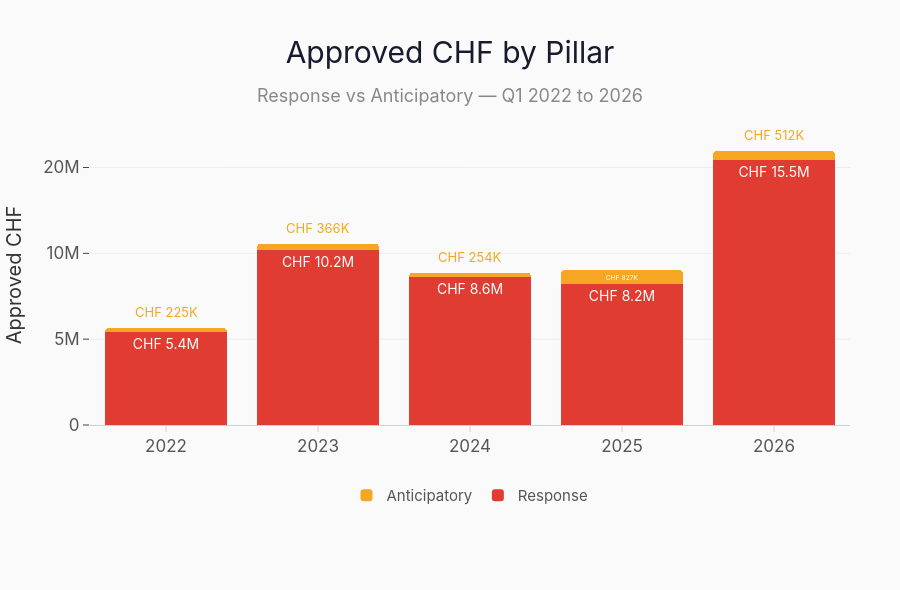

The notebook cell this image was saved under:
### Markdown cell above
## Figure C1 & C2: Pillar Growth Over Time

Split into two standalone figures so titles never overlap legends:
- **C1** — Approved CHF stacked bars by pillar, Q1 2022–2026
- **C2** — Operation count lines by pillar, Q1 2022–2026

### Code cell
# Figure C1: Approved CHF by Pillar
pillar_data = (
    q1_history
    .groupby(['approval_year', 'pillar'], as_index=False)
    .agg(total_chf=('total_approved_chf', 'sum'), ops=('appeal_id', 'nunique'))
)
pillar_data['approval_year'] = pillar_data['approval_year'].astype(int)

PILLAR_COLORS = {'Response': IFRC_RED, 'Anticipatory': AMBER}
year_totals = pillar_data.groupby('approval_year')['total_chf'].sum()

fig_c1 = go.Figure()
for pillar, color in [('Response', IFRC_RED), ('Anticipatory', AMBER)]:
    subset = pillar_data[pillar_data['pillar'] == pillar].sort_values('approval_year')
    text_pos = []
    for _, row in subset.iterrows():
        year_total = year_totals.get(row['approval_year'], 1)
        share = row['total_chf'] / year_total if year_total > 0 else 0
        text_pos.append('inside' if share > 0.08 else 'none')

    fig_c1.add_trace(go.Bar(
        x=subset['approval_year'],
        y=subset['total_chf'],
        name=pillar,
        marker_color=color,
        marker_line_width=0,
        marker_cornerradius=4,
        text=[human_chf(value) for value in subset['total_chf']],
        textposition=text_pos,
        textfont={'color': 'white', 'size': 14, 'family': FLR_FONT},
    ))

    for _, row in subset.iterrows():
        year_total = year_totals.get(row['approval_year'], 1)
        share = row['total_chf'] / year_total if year_total > 0 else 0
        if share <= 0.08 and row['total_chf'] > 0:
            fig_c1.add_annotation(
                x=row['approval_year'],
                y=year_total,
                text=f'<span style="font-size:13px;color:{color};">{human_chf(row["total_chf"])}</span>',
                showarrow=False,
                yshift=16,
                font={'family': FLR_FONT},
            )

fig_c1.update_layout(
    **flr_layout(
        'Approved CHF by Pillar',
        subtitle='Response vs Anticipatory — Q1 2022 to 2026',
        height=590,
        margin_b=165,
        margin_t=125,
    ),
    barmode='stack',
    legend=flr_legend(y=-0.18),
    xaxis=flr_xaxis('', tickmode='linear', dtick=1),
    yaxis=flr_yaxis('Approved CHF', tickformat=',.0s'),
)

save_figure(fig_c1, 'figure_c1_pillar_chf', width=1200, height=590)
fig_c1

### Figure 1 — Plotly figure (JSON) as saved in the notebook; plotly's stock layout.template omitted (floating-point values rounded to 4 significant figures)
{"data": [{"marker": {"color": "#E03C31", "cornerradius": 4, "line": {"width": 0}}, "name": "Response", "text": ["CHF 5.4M", "CHF 10.2M", "CHF 8.6M", "CHF 8.2M", "CHF 15.5M"], "textfont": {"color": "white", "family": "Inter, Segoe UI, Helvetica Neue, Arial, sans-serif", "size": 14}, "textposition": ["inside", "inside", "inside", "inside", "inside"], "type": "bar", "x": [2022, 2023, 2024, 2025, 2026], "y": [5421654, 10200168, 8629069, 8220358, 15450203]}, {"marker": {"color": "#F5A623", "cornerradius": 4, "line": {"width": 0}}, "name": "Anticipatory", "text": ["CHF 225K", "CHF 366K", "CHF 254K", "CHF 827K", "CHF 512K"], "textfont": {"color": "white", "family": "Inter, Segoe UI, Helvetica Neue, Arial, sans-serif", "size": 14}, "textposition": ["none", "none", "none", "inside", "none"], "type": "bar", "x": [2022, 2023, 2024, 2025, 2026], "y": [224676, 365972, 254187, 827261, 512400]}], "layout": {"annotations": [{"font": {"family": "Inter, Segoe UI, Helvetica Neue, Arial, sans-serif"}, "showarrow": false, "text": "<span style=\"font-size:13px;color:#F5A623;\">CHF 225K</span>", "x": 2022, "y": 5646330, "yshift": 16}, {"font": {"family": "Inter, Segoe UI, Helvetica Neue, Arial, sans-serif"}, "showarrow": false, "text": "<span style=\"font-size:13px;color:#F5A623;\">CHF 366K</span>", "x": 2023, "y": 10566140, "yshift": 16}, {"font": {"family": "Inter, Segoe UI, Helvetica Neue, Arial, sans-serif"}, "showarrow": false, "text": "<span style=\"font-size:13px;color:#F5A623;\">CHF 254K</span>", "x": 2024, "y": 8883256, "yshift": 16}, {"font": {"family": "Inter, Segoe UI, Helvetica Neue, Arial, sans-serif"}, "showarrow": false, "text": "<span style=\"font-size:13px;color:#F5A623;\">CHF 512K</span>", "x": 2026, "y": 15962603, "yshift": 16}], "barmode": "stack", "font": {"color": "#444444", "family": "Inter, Segoe UI, Helvetica Neue, Arial, sans-serif", "size": 15}, "height": 590, "hoverlabel": {"bgcolor": "white", "bordercolor": "#ddd", "font": {"family": "Inter, Segoe UI, Helvetica Neue, Arial, sans-serif", "size": 14}}, "legend": {"bgcolor": "rgba(0,0,0,0)", "borderwidth": 0, "font": {"color": "#555555", "family": "Inter, Segoe UI, Helvetica Neue, Arial, sans-serif", "size": 15}, "itemsizing": "constant", "orientation": "h", "x": 0.5, "xanchor": "center", "y": -0.18, "yanchor": "top"}, "margin": {"b": 165, "l": 90, "r": 50, "t": 125}, "paper_bgcolor": "#fafafa", "plot_bgcolor": "#fafafa", "title": {"font": {"color": "#1a1a2e", "family": "Inter, Segoe UI Semibold, Inter, Segoe UI, Helvetica Neue, Arial, sans-serif", "size": 30}, "pad": {"b": 18}, "text": "Approved CHF by Pillar<br><span style=\"font-size:18px;color:#888;\">Response vs Anticipatory — Q1 2022 to 2026</span>", "x": 0.5, "xanchor": "center"}, "xaxis": {"automargin": true, "dtick": 1, "linecolor": "#d0d0d0", "linewidth": 1, "showgrid": false, "showline": true, "tickcolor": "#d0d0d0", "tickfont": {"color": "#555555", "family": "Inter, Segoe UI, Helvetica Neue, Arial, sans-serif", "size": 17}, "ticklen": 6, "tickmode": "linear", "ticks": "outside", "tickwidth": 1, "title": {"font": {"color": "#333333", "family": "Inter, Segoe UI, Helvetica Neue, Arial, sans-serif", "size": 20}, "standoff": 16, "text": ""}, "zeroline": false}, "yaxis": {"automargin": true, "gridcolor": "#e8e8e8", "gridwidth": 0.7, "showgrid": true, "showline": false, "tickfont": {"color": "#555555", "family": "Inter, Segoe UI, Helvetica Neue, Arial, sans-serif", "size": 17}, "tickformat": ",.0s", "ticklen": 6, "ticks": "outside", "tickwidth": 1, "title": {"font": {"color": "#333333", "family": "Inter, Segoe UI, Helvetica Neue, Arial, sans-serif", "size": 20}, "standoff": 16, "text": "Approved CHF"}, "zeroline": false}}}
